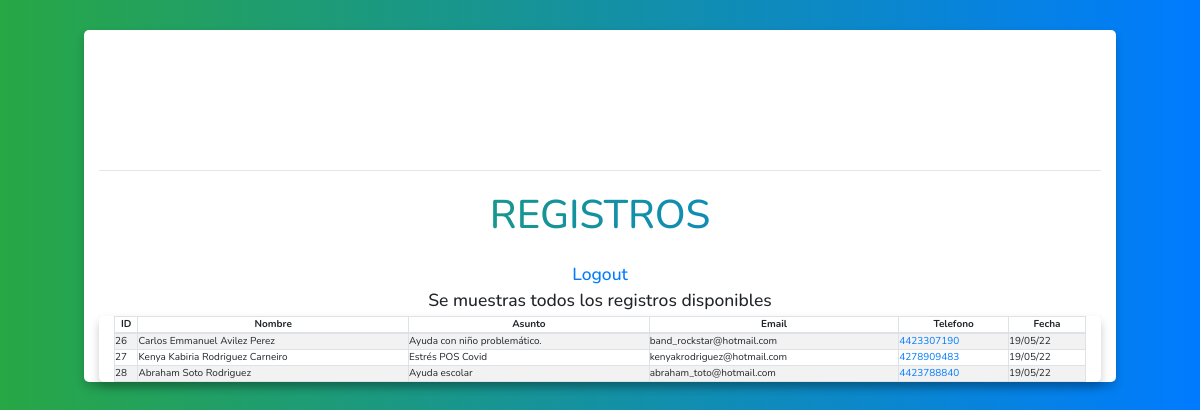
The page /registros.php on the database its author committed.
### tables this page shows
CREATE TABLE `formularios` (
  `ID` int(9) NOT NULL,
  `Nombre` varchar(100) NOT NULL,
  `Asunto` varchar(100) NOT NULL,
  `Email` varchar(30) NOT NULL,
  `Telefono` varchar(10) NOT NULL,
  `Fecha` varchar(30) NOT NULL
);

### registros.php (the view, shortened to what this page needs)
<?php
$objeto = new Conexion();
$conexion = $objeto->Conectar();
$consulta = "SELECT * FROM formularios";
$resultado = $conexion->prepare($consulta);
$resultado->execute();
$usuarios=$resultado->fetchAll(PDO::FETCH_ASSOC);
?>
<!DOCTYPE html>
<html lang="en">
<head>
    <link rel="stylesheet" href="https://cdnjs.cloudflare.com/ajax/libs/font-awesome/5.15.3/css/all.min.css">
    <link rel="stylesheet" href="css/style.css">
    <link rel="stylesheet" href="https://stackpath.bootstrapcdn.com/bootstrap/4.4.1/css/bootstrap.min.css">
    <link rel="stylesheet" type="text/css" href="https://cdn.datatables.net/v/bs4/dt-1.10.20/datatables.min.css"/>
</head>
<body onload="zoom()">
<div class="container">
<header>
    <div class="heading">
    </div>
</header>
<h1 class="heading"> Registros </h1>
    <h3 class="text-center"><a href="logout.php">Logout</h3></a>
    <h3 class="text-center">Se muestras todos los registros disponibles</h3>
    <div class="container">
       <div class="row">
           <div class="col-lg-12">
            <table id="contactos" class="table-striped table-bordered" style="width:100%">
                <thead class="text-center">
                    <th>ID</th>
                    <th>Nombre</th>
                    <th>Asunto</th>
                    <th>Email</th>
                    <th>Telefono</th>
                    <th>Fecha</th>
                </thead>
                <tbody>
                    <?php
                        foreach($usuarios as $usuario){
                    ?>
                    <tr>
                        <td><?php echo $usuario['ID']?></td>
                        <td><?php echo $usuario['Nombre']?></td>
                        <td><?php echo $usuario['Asunto']?></td>
                        <td><?php echo $usuario['Email']?></td>
                        <td><a href="https://wa.me/521<?php echo $usuario['Telefono']?>">
                        <?php echo $usuario['Telefono']?></a></td>
                        <td><?php echo $usuario['Fecha']?></td>
                    </tr>
                    <?php
                        }
                    ?>
                </tbody>
            </table>
           </div>
       </div>
    </div>
</div>
</body>
</html>

### css/style.css (style rules this page uses)
:root { --violet:#6c5ce7; --pink:#FC427B; --orange:#fc8342; --green:#69bb33; --yellow:#fcec42; --red:#fc5542; --blue:#3486bd; --gradient:linear-gradient(90deg, var(--violet), var(--pink)); --gradient2:linear-gradient(90deg, var(--orange), var(--green)); --gradient3:linear-gradient(90deg, var(--red), var(--yellow)); --gradient4:linear-gradient(90deg, var(--green), var(--blue)); }
* { font-family: 'Nunito', sans-serif; margin:0; padding:0; box-sizing: border-box; outline: none; border:none; text-decoration: none; text-transform: none; transition: all .2s ease-out; }
html { font-size: 62.5%; overflow-x: hidden; }
body { background:var(--gradient4); padding:3rem 7%; }
.container { background:#fff; border-radius: .5rem; box-shadow: 0 .5rem 1rem rgba(0,0,0,.2); }
.heading { color:transparent; background:var(--gradient4); -webkit-background-clip: text; background-clip: text; padding: 0.5em; text-align: center; font-size: 4rem; text-transform: uppercase; }
header { display: flex; align-items: center; justify-content: space-between; width: 100%; padding:2rem 7%; border-bottom: .1rem solid rgba(0,0,0,.1); position: relative; z-index: 1000; }

### rows shown on the page
formularios: ID "26", Nombre "Carlos Emmanuel Avilez Perez", Asunto "Ayuda con niño problemático.", Email "band_rockstar@hotmail.com", Telefono "4423307190", Fecha "19/05/22"
formularios: ID "27", Nombre "Kenya Kabiria Rodriguez Carneiro", Asunto "Estrés POS Covid", Email "kenyakrodriguez@hotmail.com", Telefono "4278909483", Fecha "19/05/22"
formularios: ID "28", Nombre "Abraham Soto Rodriguez", Asunto "Ayuda escolar", Email "abraham_toto@hotmail.com", Telefono "4423788840", Fecha "19/05/22"
